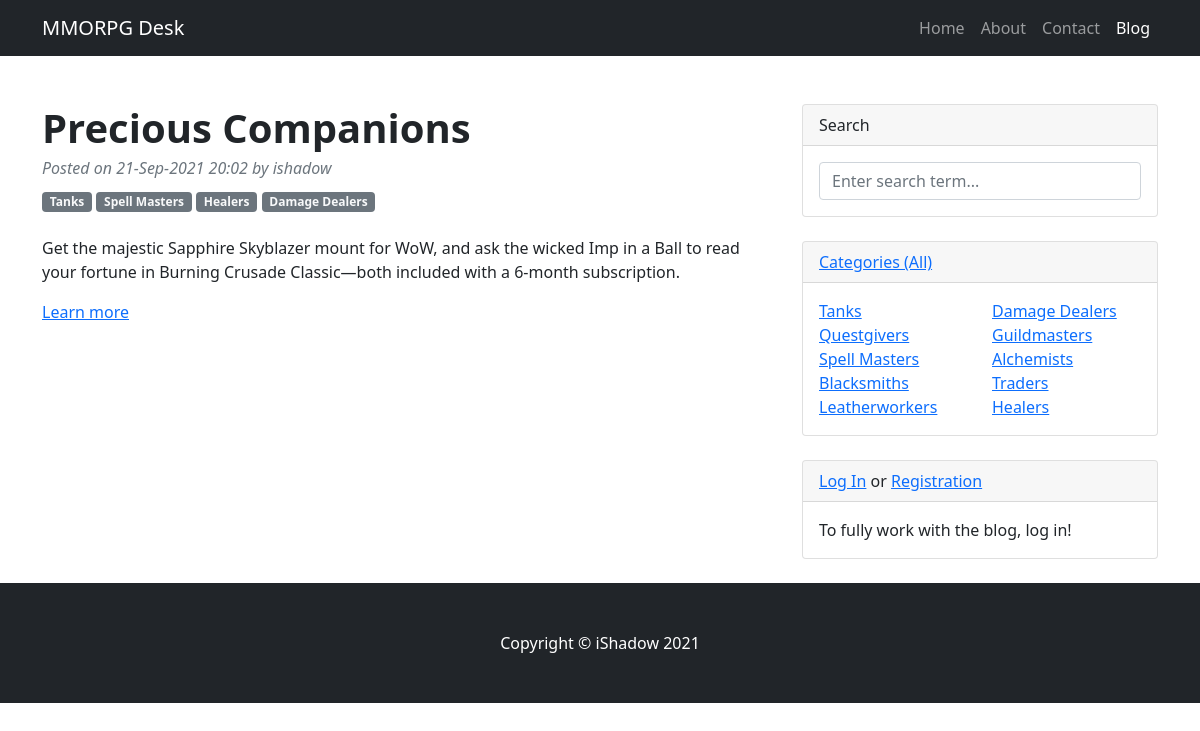
The page /posts/2 on the database its author committed.
### BB/models.py (models this page shows, shortened)
class Post(models.Model):
    author = models.ForeignKey(CustomUser, on_delete=models.CASCADE)
    category = models.ManyToManyField(Category, through='PostCategory')
    title = models.CharField(max_length=255)
    date_posted = models.DateTimeField(auto_now_add=True)
    content = RichTextField()
    rating = models.IntegerField(default=0)

class Category(models.Model):
    name = models.CharField(max_length=255, unique=True)

### accounts/models.py (models this page shows)
class CustomUser(AbstractUser):
    need_mailing_news = models.BooleanField(default=False)

### BB/views.py (the view)
# urls.py: path('<int:pk>', PostDetail.as_view(), name='post_detail'),  # pk — это первичный ключ товара, который будет выводиться у нас в шаблон
class PostDetail(DetailView):
    model = Post
    template_name = 'BB/post_detail.html'
    context_object_name = 'post'
    queryset = Post.objects.all()
    def get_context_data(self, **kwargs):
        context = super().get_context_data(**kwargs)
        context['current_user'] = self.request.user
        i = 0
        list_fh = []
        list_sh = []
        for cat in Category.objects.all():
            i += 1
            if i <= len(Category.objects.all())/2:
                list_fh.append(cat)
            else:
                list_sh.append(cat)
        context['categories'] = Category.objects.all()
        context['cat_fh'] = list_fh
        context['cat_sh'] = list_sh
        return context

### templates/BB/post_detail.html
{% extends 'flatpages/default.html' %}
{% load static %}
{% block content %}
    <article>
        <header class="mb-4">
            <h1 class="fw-bolder mb-1">{{ post.title }}</h1>
            {% if post.author == current_user %}
                <div class="text-muted fst-italic mb-2">Posted on {{ post.date_posted|date:'d-M-Y' }} {{ post.date_posted|time:"H:i" }} by {{ post.author }} <a href="{% url 'post_edit' post.pk %}">+ Edit Blog Post</a>|<a href="{% url 'post_delete' post.pk %}">+ Delete Blog Post</a></div>
            {% else %}
                {% if user.is_authenticated %}
                    <div class="text-muted fst-italic mb-2">Posted on {{ post.date_posted|date:'d-M-Y' }} {{ post.date_posted|time:"H:i" }} by {{ post.author }} <a href="{% url 'comment_create' post.pk %}">+ Add comment</a></div>
                {% else %}
                    <div class="text-muted fst-italic mb-2">Posted on {{ post.date_posted|date:'d-M-Y' }} {{ post.date_posted|time:"H:i" }} by {{ post.author }}</div>
                {% endif %}
            {% endif %}
            {% for c in post.category.all %}
                <a class="badge bg-secondary text-decoration-none link-light" href="{% url 'category_detail' c.id %}">{{ c.name }}</a>
            {% endfor %}
        </header>
        <section class="mb-5">
            {{ post.content|safe }}
        </section>
    </article>
{% endblock content %}
{% block cat-widget %}
    {% if cat_fh or cat_sh %}
        <div class="col-sm-6">
            <ul class="list-unstyled mb-0">
                {% for category in cat_fh %}
                    <li><a href="{% url 'category_detail' category.id %}">{{ category.name }}</a></li>
                {% endfor %}
            </ul>
        </div>
        <div class="col-sm-6">
            <ul class="list-unstyled mb-0">
                {% for category in cat_sh %}
                    <li><a href="{% url 'category_detail' category.id %}">{{ category.name }}</a></li>
                {% endfor %}
            </ul>
        </div>
    {% else %}
        <h4>Categories not found</h4>
    {% endif %}
{% endblock cat-widget %}
{% block search %}
    <form class="input-group " action="{% url 'search_results' %}" method="get">
        <input name="q" class="form-control" type="text" placeholder="Enter search term..." aria-label="Enter search term..." aria-describedby="button-search" />
    </form>
{% endblock search %}

### rows shown on the page
Post: title "Precious Companions", date_posted "21-Sep-2021", date_posted "20:02", author "ishadow", content "Get the majestic Sapphire Skyblazer mount for WoW, and ask the wicked Imp in a Ball to read your fortune in Burning Crusade Classic—both included with a 6-month subscription. Learn more"
Category: name "Tanks"
Category: name "Spell Masters"
Category: name "Healers"
Category: name "Damage Dealers"
Category: name "Questgivers"
Category: name "Blacksmiths"
Category: name "Leatherworkers"
Category: name "Guildmasters"
Category: name "Alchemists"
Category: name "Traders"
